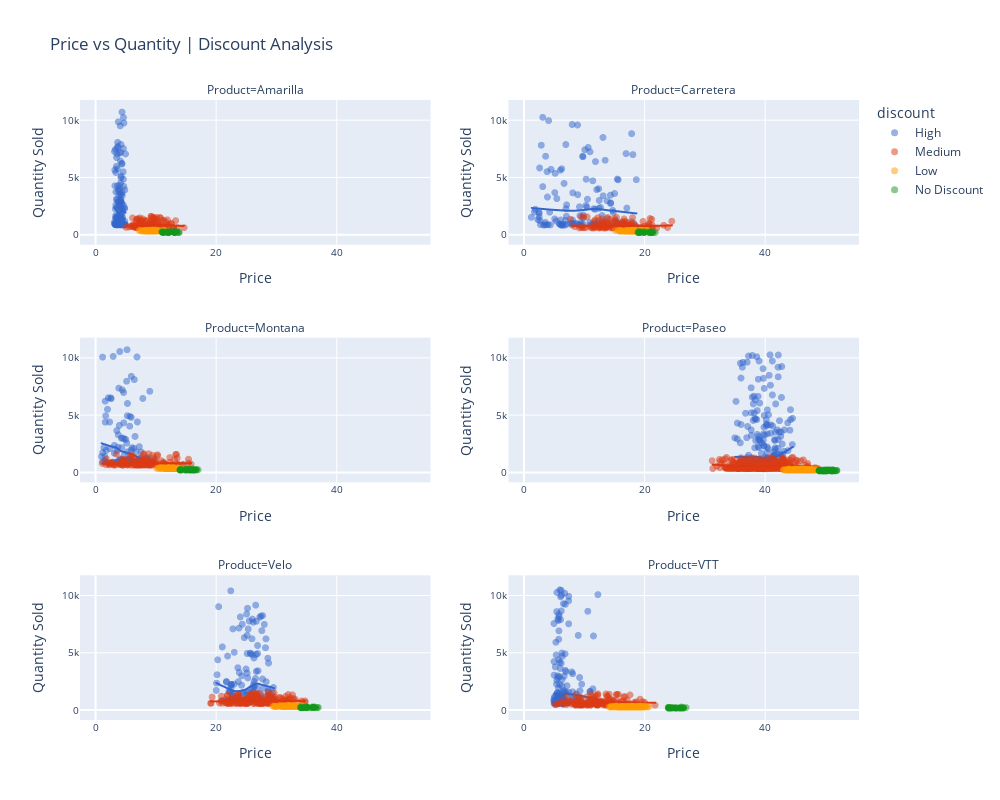

Notebook code cell kept with this figure:
### Code cell
# Exploring the relationship between price and units sold conditioned on the Discounts
fig = px.scatter(
    df, 
    x= 'price', y = 'Quantity',
    color= 'discount',
    facet_col= 'Product',
    facet_col_wrap=2,
    facet_col_spacing=0.1,
    facet_row_spacing=0.15,
    opacity=0.5,
    trendline='lowess',
    title= 'Price vs Quantity | Discount Analysis',
    width=1000,
    height=800,
    color_discrete_sequence=px.colors.qualitative.G10
).update_traces(
    marker= dict(size=7),
    hoverlabel= dict(font= dict(size=10))
).update_xaxes(
    title_text = 'Price',
    tickfont= dict(size=10)
).update_yaxes(
    title_text = 'Quantity Sold',
    tickfont= dict(size=10)
)

fig.for_each_yaxis(lambda yaxis: yaxis.update(showticklabels=True))
fig.for_each_xaxis(lambda xaxis: xaxis.update(showticklabels=True))

# Show figure
fig
